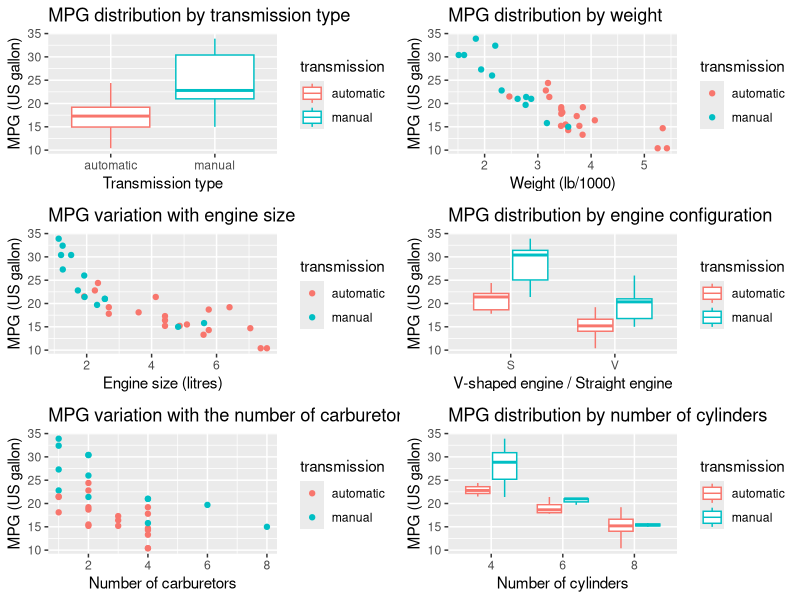
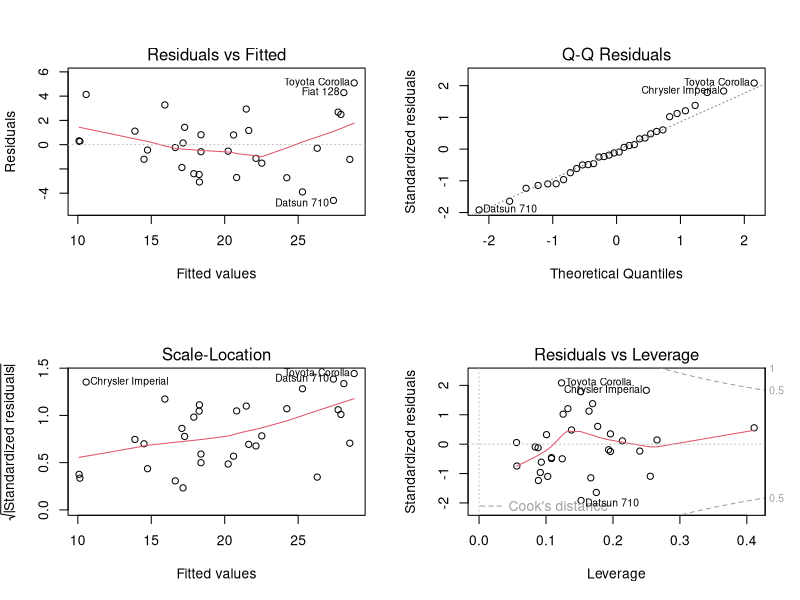

The R script that drew these images, in order:
## ---- chunk 1
data(mtcars)
library(ggplot2)
## ---- chunk 2
# Multiple plot function
#
# ggplot objects can be passed in ..., or to plotlist (as a list of ggplot objects)
# - cols:   Number of columns in layout
# - layout: A matrix specifying the layout. If present, 'cols' is ignored.
#
# If the layout is something like matrix(c(1,2,3,3), nrow=2, byrow=TRUE),
# then plot 1 will go in the upper left, 2 will go in the upper right, and
# 3 will go all the way across the bottom.
#
multiplot <- function(..., plotlist=NULL, file, cols=1, layout=NULL) {
  library(grid)
  
  # Make a list from the ... arguments and plotlist
  plots <- c(list(...), plotlist)
  
  numPlots = length(plots)
  
  # If layout is NULL, then use 'cols' to determine layout
  if (is.null(layout)) {
    # Make the panel
    # ncol: Number of columns of plots
    # nrow: Number of rows needed, calculated from # of cols
    layout <- matrix(seq(1, cols * ceiling(numPlots/cols)),
                     ncol = cols, nrow = ceiling(numPlots/cols))
  }
  
  if (numPlots==1) {
    print(plots[[1]])
    
  } else {
    # Set up the page
    grid.newpage()
    pushViewport(viewport(layout = grid.layout(nrow(layout), ncol(layout))))
    
    # Make each plot, in the correct location
    for (i in 1:numPlots) {
      # Get the i,j matrix positions of the regions that contain this subplot
      matchidx <- as.data.frame(which(layout == i, arr.ind = TRUE))
      
      print(plots[[i]], vp = viewport(layout.pos.row = matchidx$row,
                                      layout.pos.col = matchidx$col))
    }
  }
}
## ---- chunk 3
## Variables in dataset
# mpg   --> Miles/US gallon;        cyl   --> nbr cylinders
# disp  --> Displacement (cu. in.)  hp    --> power (horsepower)
# drat  --> rear axle ratio         wt    --> weight (lb/1000)
# qsec  --> 1/4 mile time           vs    --> engine configuration (v/straight)
# gear  --> nbr forward gears       carb  --> nbr carburetors
# am    --> Transmission (0 automatic, 1 manual)

cars <- mtcars                                    # reassigning the data
cars$transmission <- "automatic"                  # new variable (transmission type)
cars[cars$am == 1,"transmission"] = "manual"      # appropriate labels
cars$transmission <- as.factor(cars$transmission) # conversion
cars$vs_ <- "V"                                   # new variable (engine configuration)
cars[cars$vs == 1,"vs_"] = "S"                    # appropriate labels
cars$vs_ <- as.factor(cars$vs_)                   # conversion
# conversion to Litres (1 cu.in == 0.016 l)
cars$disp <- cars$disp * 0.016
## ---- chunk 4
lm <- lm(mpg ~ transmission, data=cars)
summary(lm)
## ---- chunk 5
lma0 <- lm(mpg ~ wt + transmission, data=cars)
# this is the coef for manual transmission, holding wt as fixed
a0coef <- round(summary(lma0)$coef[3],3)
a0rsqr <- round(summary(lma0)$r.squared,2)
lma1 <- lm(mpg ~ carb + transmission, data=cars)
# this is the coef for manual transmission, holding carb as fixed
a1coef <- round(summary(lma1)$coef[3],3)
a1rsqr <- round(summary(lma1)$r.squared,2)
lma2 <- lm(mpg ~ disp + transmission, data=cars)
# this is the coef for manual transmission, holding disp as fixed
a2coef <- round(summary(lma2)$coef[3],3)
a2rsqr <- round(summary(lma2)$r.squared,2)
top <- c("Coef value for Transmission", "R^2")
side <- c("wt", "carb", "disp")
var0 <- c(a0coef, a0rsqr)
var1 <- c(a1coef, a1rsqr)
var2 <- c(a2coef, a2rsqr)
df <- data.frame()
df <- rbind(var0, var1, var2)
colnames(df) <- top
rownames(df) <- side
df
## ---- chunk 6
lmb <- lm(mpg ~ wt + disp + carb + transmission, data=cars)
coef <- round(summary(lmb)$coef[5],2)
pcr2 <- round(summary(lmb)$r.squared,2)*100
## ---- chunk 7
anova(lm, lma0, lmb)
## ---- chunk 8
p1 <- ggplot(cars, aes(x=disp,y=mpg)) + geom_point(aes(colour=transmission))
p1 <- p1 + ggtitle("MPG variation with engine size")+ labs(x="Engine size (litres)", y="MPG (US gallon)")
p2 <- ggplot(cars, aes(x=carb,y=mpg)) + geom_point(aes(colour=transmission))
p2 <- p2 + ggtitle("MPG variation with the number of carburetors") + labs(x="Number of carburetors", y="MPG (US gallon)")
p4 <- ggplot(cars, aes(x=vs_,y=mpg)) + geom_boxplot(aes(colour=transmission))
p4 <- p4 + ggtitle("MPG distribution by engine configuration") + labs(x="V-shaped engine / Straight engine", y="MPG (US gallon)")
p5 <- ggplot(cars, aes(x=transmission, y=mpg)) + geom_boxplot(aes(colour=transmission))
p5 <- p5 + ggtitle("MPG distribution by transmission type") + labs(x="Transmission type", y="MPG (US gallon)")
p6 <- ggplot(cars, aes(x=wt, y=mpg)) + geom_point(aes(colour=transmission))
p6 <- p6 + ggtitle("MPG distribution by weight") + labs(x="Weight (lb/1000)", y="MPG (US gallon)")
p7 <- ggplot(cars, aes(x=as.factor(cyl), y=mpg)) + geom_boxplot(aes(colour=transmission))
p7 <- p7 + ggtitle("MPG distribution by number of cylinders") + labs(x="Number of cylinders", y="MPG (US gallon)")
multiplot(p5, p1, p2, p6, p4, p7, cols=2)
## ---- chunk 9
par(mfrow=c(2,2))
plot(lmb)
